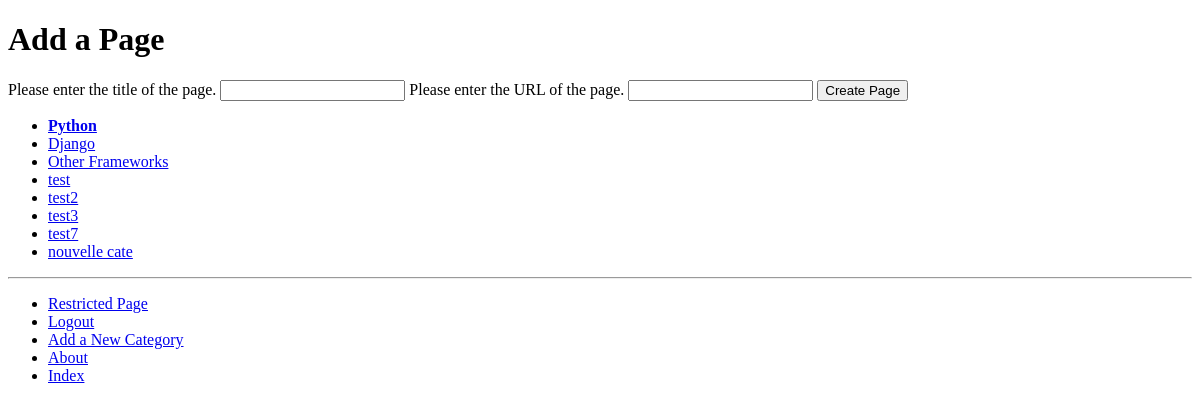
Page /rango/category/python/add_page/ (signed in) on the earlier database version.
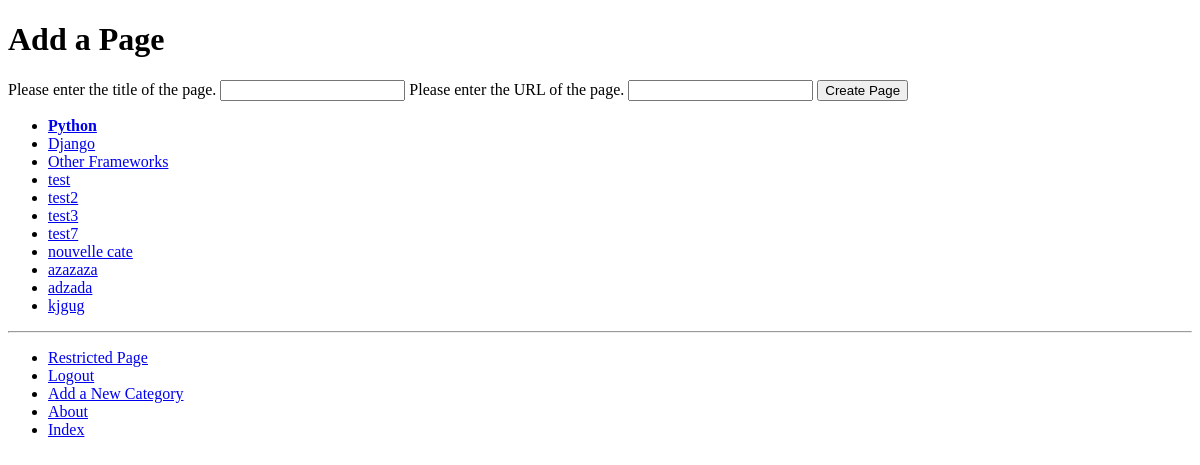
Same page on the later database version.
### rango/models.py (models this page shows, shortened)
class Category(models.Model):
    name = models.CharField(max_length=128, unique=True)
    views = models.IntegerField(default=0)
    likes = models.IntegerField(default=0)
    slug = models.SlugField(unique=True)
    class Meta:
        verbose_name_plural = 'Categories'

### rango/views.py (the view, shortened to what this page needs)
# urls.py: path('category/<slug:category_name_slug>/add_page/', views.add_page, name='add_page'),
@login_required
def add_page(request, category_name_slug):
    try:
        category = Category.objects.get(slug=category_name_slug)
    except Category.DoesNotExist:
        category = None
    if category is None:
        return redirect('index')
    form = PageForm()
    context_dict = {'form': form, 'category': category}
    return render(request, 'rango/add_page.html', context=context_dict)

### rango/forms.py (shortened to what this page needs)
class PageForm(forms.ModelForm):
    title = forms.CharField(help_text="Please enter the title of the page.")
    url = forms.CharField(help_text="Please enter the URL of the page.")
    views = forms.IntegerField(widget=forms.HiddenInput(), initial=0)
    class Meta:
        model = Page
        exclude = ['category']

### rango/templatetags/rango_template_tags.py (called while the page is built)
@register.inclusion_tag('rango/categories.html')
def get_category_list(current_category=None):
    return {'categories': Category.objects.all(),
            'current_category': current_category}

### templates/rango/add_page.html (shortened to what this page needs)
{% extends 'rango/base.html' %}
{% block body_block %}
    <h1>Add a Page</h1>
    <div>
        <form action="{% url 'rango:add_page' category.slug %}" id="page_form" method="post">
            {% for field in form.visible_fields %}
                {{ field.help_text }}
                {{ field }}
            {% endfor %}
            <input type="submit" name="submit" value="Create Page" />
        </form>
    </div>
{% endblock %}

### templates/rango/categories.html
<ul>
    {% if categories %}
        {% for c in categories %}
            {% if c == current_category %}
                <li>
                    <strong>
                        <a href="{% url 'rango:show_category' c.slug %}">{{ c.name }}</a>
                    </strong>
                </li>
            {% else %}
                <li>
                    <a href="{% url 'rango:show_category' c.slug %}">{{ c.name }}</a>
                </li>
            {% endif %}
        {% endfor %}
    {% else %}
        <li><strong>There are no categories present.</strong></li>
    {% endif %}
</ul>

Differences in the rows shown:
added Category: name "azazaza"
added Category: name "adzada"
added Category: name "kjgug"
